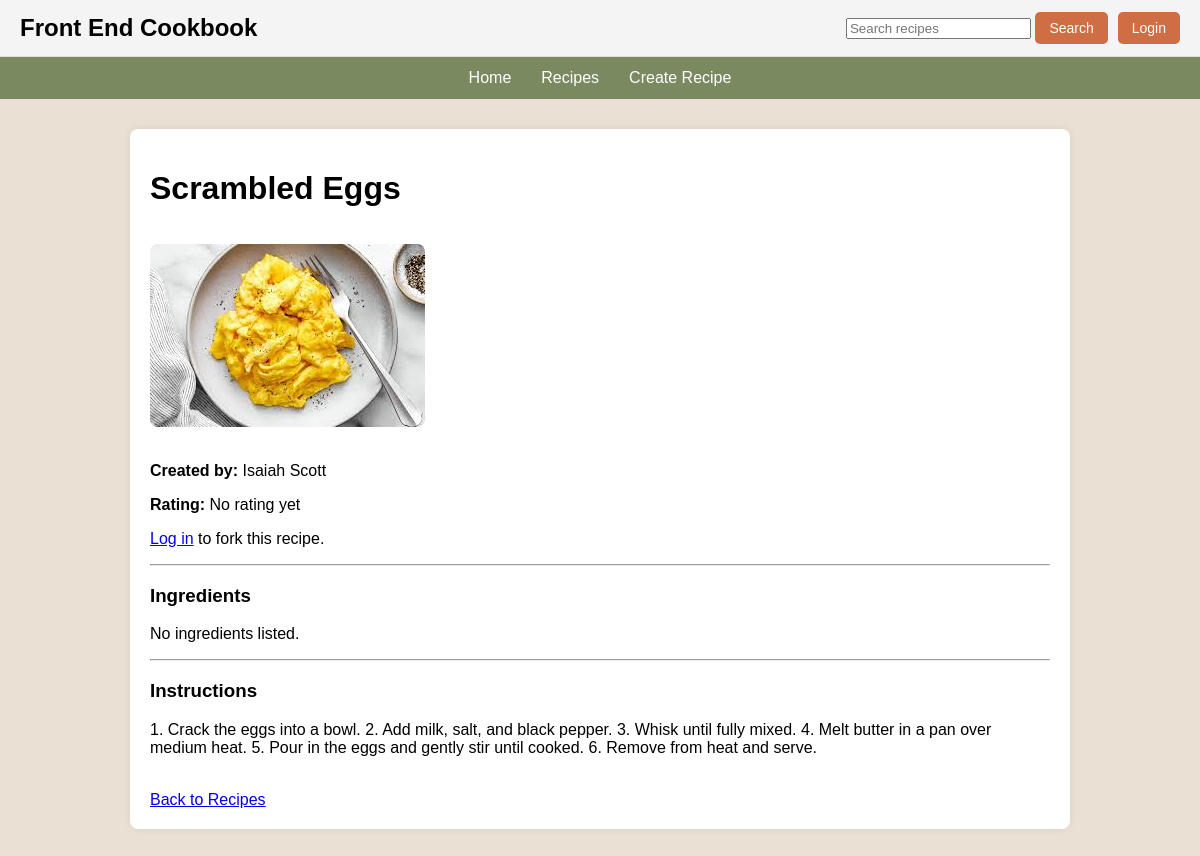
The page /recipe/4 on the database its author committed.
### app/models.py (models this page shows, shortened)
class Recipe(db.Model):
    __tablename__ = "recipes"
    id = db.Column(db.Integer, primary_key=True)
    title = db.Column(db.String(100), nullable=False)
    ingredients = db.Column(db.Text, nullable=False)
    instructions = db.Column(db.Text, nullable=False)
    image_filename = db.Column(db.String(255), nullable=True)
    rating = db.Column(db.Integer, default=0)
    user_id = db.Column(db.Integer, db.ForeignKey("users.id"), nullable=True)
    forked_from_id = db.Column(db.Integer, db.ForeignKey("recipes.id"), nullable=True)

class User(db.Model):
    __tablename__ = "users"
    id = db.Column(db.Integer, primary_key=True)
    first_name = db.Column(db.String(50), nullable=False)
    last_name = db.Column(db.String(50), nullable=False)
    email = db.Column(db.String(120), unique=True, nullable=False)
    password_hash = db.Column(db.String(255), nullable=False)
    recipes = db.relationship("Recipe", backref="author", lazy=True)

### app/routes.py (the view)
@app.route("/recipe/<int:recipe_id>")
def view_recipe(recipe_id):
    recipe = Recipe.query.get_or_404(recipe_id)
    return render_template("view_recipe.html", recipe=recipe)

### app/templates/view_recipe.html (shortened to what this page needs)
{% extends "base.html" %}
{% block content %}
<h1>{{ recipe.title }}</h1>
{% if recipe.image_filename %}
    <img
        src="{{ url_for('static', filename='uploads/' + recipe.image_filename) }}"
        alt="{{ recipe.title }}"
        style="max-width: 400px; border-radius: 8px; margin: 15px 0;"
    >
{% endif %}
{% if recipe.author %}
    <p>
        <strong>Created by:</strong>
        {{ recipe.author.first_name }} {{ recipe.author.last_name }}
    </p>
{% endif %}
<p>
    <strong>Rating:</strong>
    {% if recipe.rating and recipe.rating > 0 %}
        {% for i in range(recipe.rating) %}
            ★
        {% endfor %}
        {% for i in range(5 - recipe.rating) %}
            ☆
        {% endfor %}
    {% else %}
        No rating yet
    {% endif %}
</p>
{% if session.get("user_id") %}
    <form action="{{ url_for('fork_recipe', recipe_id=recipe.id) }}" method="POST">
        <button type="submit" class="main-button">
            Fork Recipe
        </button>
    </form>
{% else %}
    <p>
        <a href="{{ url_for('login') }}">Log in</a> to fork this recipe.
    </p>
{% endif %}
<hr>
<h3>Ingredients</h3>
{% if recipe.formatted_ingredients %}
    <ul>
        {% for ing in recipe.formatted_ingredients %}
            <li>{{ ing.quantity }} {{ ing.unit }} {{ ing.name }}</li>
        {% endfor %}
    </ul>
{% else %}
    <p>No ingredients listed.</p>
{% endif %}
<hr>
<h3>Instructions</h3>
<p>{{ recipe.instructions }}</p>
<br>
<a href="{{ url_for('recipes') }}">Back to Recipes</a>
{% endblock %}

### app/templates/base.html (style rules this page uses)
body { margin: 0; font-family: Arial, sans-serif; background-color: #EAE1D4; }

### rows shown on the page
Recipe: title "Scrambled Eggs", image_filename (picture), instructions "1. Crack the eggs into a bowl. 2. Add milk, salt, and black pepper. 3. Whisk until fully mixed. 4. Melt butter in a pan over medium heat. 5. Pour in the eggs and gently stir until cooked. 6. Remove from heat and serve."
User: author.first_name "Isaiah", author.last_name "Scott"
